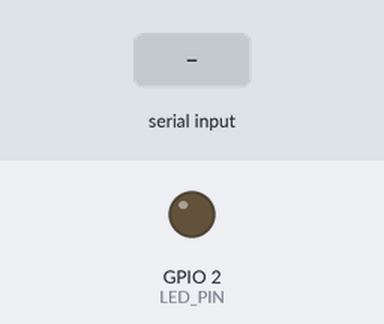
The sketch below on a simulated ESP32. Shown: output pins drawn as LEDs (lit = HIGH). Dashed ring = blinking. Inputs (shaded band) come from the test bench. Nothing arrives over Bluetooth unless stated; what the sketch prints to the serial monitor is not drawn.

Above: at 2.2 s.
2.3 s: "blink\n" received over the second serial link
At 2.4 s:
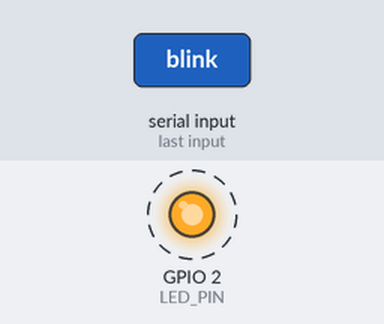
6.8 s: "on\n" received over the second serial link
At 7.6 s:
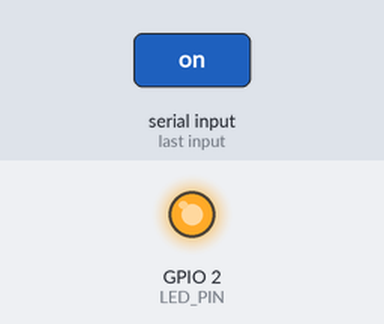
Timing chart, 0 to 9.8 s (numbered marks = the images above; inputs shaded):
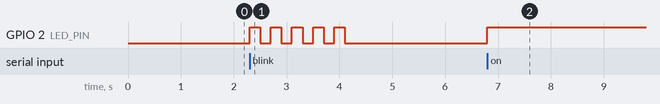

Measured:
- after the input at 2.3 s, GPIO 2 (LED_PIN): alternates HIGH for 0.20 s and LOW for 0.20 s, 10 changes in all, then stays LOW, starting at once
- after the input at 6.8 s, GPIO 2 (LED_PIN): LOW → HIGH at once

The sketch:

08_Bluetooth_Serial.ino
```cpp
/*
 * ESP32 教程系列 08：蓝牙串口 - 用手机 APP 控制 LED
 *
 * 学习目标：
 * 1. 理解什么是蓝牙、经典蓝牙、BLE（低功耗蓝牙）和 SPP
 * 2. 学会使用 BluetoothSerial.h 建立经典蓝牙串口
 * 3. 学会通过手机蓝牙串口 APP 向 ESP32 发送命令
 * 4. 学会在 ESP32 里解析字符串命令并执行对应动作
 *
 * 前置知识：
 * - 已完成教程 06《Wi-Fi 连接》，了解 ESP32 的无线外设
 * - 已完成教程 05《串口通信》，熟悉 Serial.readStringUntil() 和字符串基本操作
 *
 * 硬件连接：
 * - ESP32 GPIO2  →  LED 正极（长脚）
 * - LED 负极（短脚） →  330Ω 电阻  →  GND
 * - 本示例主要依靠蓝牙通信，不需要连接手机数据线
 *
 * 使用步骤：
 * 1. 把程序上传到 ESP32，打开串口监视器（波特率 115200）。
 * 2. 在手机上安装蓝牙串口 APP：
 *    - Android：Serial Bluetooth Terminal、蓝牙串口助手、BlueTerm 等
 *    - iOS：由于苹果限制，经典蓝牙 SPP 不被支持，建议使用 BLE 方案
 * 3. 打开手机蓝牙，搜索并连接名为“ESP32_LED”的设备。
 * 4. 在 APP 中发送 on、off 或 blink 命令。
 * 5. ESP32 会通过蓝牙返回执行结果，同时串口监视器也会打印调试信息。
 *
 * 关键概念解释：
 * - 蓝牙（Bluetooth）：一种短距离无线通信技术，工作频段主要是 2.4GHz。
 *   常用于手机、耳机、键盘、音箱等设备之间的数据传输。
 * - 经典蓝牙（Classic Bluetooth，又称 BR/EDR）：传输速率较快，适合持续传输
 *   音频、文件等较大量数据，功耗相对较高。ESP32 支持经典蓝牙。
 * - BLE（Bluetooth Low Energy，低功耗蓝牙）：专为低功耗设计，传输速率较慢，
 *   但省电，适合传感器、手环等电池供电设备。ESP32 也支持 BLE。
 * - SPP（Serial Port Profile，串口配置文件）：经典蓝牙里的一种协议，
 *   作用是把蓝牙虚拟成一个“无线串口”。手机和 ESP32 之间可以像用 USB 串口一样
 *   收发文本数据，对初学者最友好。
 * - 蓝牙设备名称（Device Name）：手机搜索蓝牙时看到的名字，比如本示例的
 *   "ESP32_LED"。这个名字可以自定义，方便识别。
 * - 配对（Pairing）：手机和蓝牙设备之间建立信任关系的过程，通常需要确认 PIN 码。
 *   配对一次后，下次会自动连接。
 * - RSSI（Received Signal Strength Indicator）：蓝牙信号强度，和 Wi-Fi 的 RSSI
 *   含义类似，越接近 0 表示信号越好。
 * - 射频（Radio Frequency，RF）：无线信号的发射和接收部分。ESP32 的 Wi-Fi 和
 *   蓝牙共用同一个 2.4GHz 射频硬件，因此可以同时开启，但可能会互相影响性能。
 *
 * 为什么用经典蓝牙而不是 BLE？
 * 经典蓝牙 SPP 对新手最友好：手机 APP 直接把蓝牙当串口用，发送字符串、
 * 接收字符串，和 Serial 的用法几乎一样。BLE 更省电，但涉及服务（Service）、
 * 特征值（Characteristic）、GATT 等概念，学习曲线更陡，后续扩展教程会涉及。
 */

// 引入经典蓝牙串口库。这个库是 ESP32 Arduino 3.x 自带的，
// 封装了蓝牙协议栈的复杂细节，让我们可以像操作 Serial 一样收发数据。
#include "BluetoothSerial.h"

// 创建蓝牙串口对象，名字可以自取，这里叫 SerialBT。
// 之后我们用 SerialBT.begin() 初始化它，用 SerialBT.available()、
// SerialBT.readStringUntil() 等方法收发数据。
BluetoothSerial SerialBT;

// 蓝牙设备名称。手机搜索蓝牙时会看到这个名称。
// 建议取一个有意义且唯一的名字，避免和周围其他 ESP32 混淆。
#define BT_DEVICE_NAME "ESP32_LED"

// LED 引脚。GPIO2 是大多数 ESP32 开发板板载 LED 所在的引脚。
#define LED_PIN 2

void setup() {
  // 普通串口用于调试信息输出到电脑，波特率 115200。
  // 注意：蓝牙串口和 USB 串口是两个独立的东西，不要混淆。
  Serial.begin(115200);
  delay(1000);
  Serial.println("================================");
  Serial.println("ESP32 教程 08：蓝牙串口控制 LED");
  Serial.println("================================");

  // 初始化 LED 引脚为输出模式，并默认熄灭。
  pinMode(LED_PIN, OUTPUT);
  digitalWrite(LED_PIN, LOW);

  // 启动蓝牙串口，并设置设备名称。
  // SerialBT.begin(name) 返回 bool：true 表示启动成功，false 表示失败。
  // 失败可能的原因：ESP32 蓝牙初始化异常、名称太长、内存不足等。
  if (!SerialBT.begin(BT_DEVICE_NAME)) {
    Serial.println("蓝牙启动失败！");
  } else {
    Serial.print("蓝牙已启动，设备名称：");
    Serial.println(BT_DEVICE_NAME);
    Serial.println("请用手机蓝牙串口 APP 连接此设备");
  }

  // 在串口和蓝牙同时打印可用命令提示，方便用户知道怎么操作。
  Serial.println("发送 'on' 开灯，'off' 关灯，'blink' 闪烁");
  SerialBT.println("发送 'on' 开灯，'off' 关灯，'blink' 闪烁");
}

void loop() {
  // SerialBT.available() 检查蓝牙串口接收缓冲区里有没有数据。
  // 返回大于 0 表示收到了数据，可以读取。
  // 为什么要先检查？因为如果没有数据就读取，会读到空字符串或乱码。
  if (SerialBT.available()) {
    // readStringUntil('\n') 会一直读取字符，直到遇到换行符 \n 为止。
    // 手机 APP 通常会在发送内容末尾自动加上换行，这样一条命令就是一行。
    String command = SerialBT.readStringUntil('\n');

    // trim() 去掉字符串开头和结尾的空白字符，包括空格、回车、换行。
    // 不同 APP 发送的换行符可能不同，trim 可以防止这些隐藏字符影响命令判断。
    command.trim();

    // toLowerCase() 把命令全部转成小写，这样用户输入 ON、On、on 都会被识别。
    // 对新手来说，大小写不敏感更友好。
    command.toLowerCase();

    // 把收到的命令同时打印到 USB 串口，方便在电脑上调试。
    // 这是嵌入式开发常用的技巧：保留一个“调试串口”观察程序运行状态。
    Serial.print("蓝牙收到：");
    Serial.println(command);

    // 根据命令执行对应动作。
    if (command == "on") {
      digitalWrite(LED_PIN, HIGH);
      Serial.println("LED 已点亮");
      SerialBT.println("LED 已点亮");
    }
    else if (command == "off") {
      digitalWrite(LED_PIN, LOW);
      Serial.println("LED 已熄灭");
      SerialBT.println("LED 已熄灭");
    }
    else if (command == "blink") {
      Serial.println("开始闪烁 5 次");
      SerialBT.println("开始闪烁 5 次");
      // for 循环让 LED 闪烁 5 次。注意闪烁期间 loop() 被 delay 阻塞，
      // 所以在闪烁过程中不会响应新的蓝牙命令。如果希望实时响应，
      // 需要用非阻塞方式实现（参考教程 10 的定时器思想）。
      for (int i = 0; i < 5; i++) {
        digitalWrite(LED_PIN, HIGH);
        delay(200);
        digitalWrite(LED_PIN, LOW);
        delay(200);
      }
      Serial.println("闪烁完成");
      SerialBT.println("闪烁完成");
    }
    else if (command.length() > 0) {
      // command.length() > 0 过滤空命令。有些 APP 会发送空行，
      // 如果不判断就直接回复“未知命令”，体验不好。
      Serial.print("未知命令：");
      Serial.println(command);
      SerialBT.print("未知命令：");
      SerialBT.println(command);
    }
  }

  // 也可以把 USB 串口的数据转发到蓝牙串口。
  // 这样电脑和手机可以双向通信：电脑 Serial 里输入的内容会出现在手机上，
  // 手机发来的内容也会显示在电脑 Serial 里。
  if (Serial.available()) {
    String msg = Serial.readStringUntil('\n');
    SerialBT.print("来自电脑：");
    SerialBT.println(msg);
  }
}

/*
 * 故障排查：
 * 1. 手机搜索不到“ESP32_LED”：
 *    - 确认 ESP32 已经上电，串口监视器有“蓝牙已启动”输出。
 *    - 确认手机蓝牙已经打开，并且允许发现新设备。
 *    - 某些 Android 版本需要授予 APP 定位权限才能扫描蓝牙设备。
 * 2. 连接上但发送命令没有反应：
 *    - 检查 APP 是否连接的是 SPP 串口服务，而不是 BLE 服务。
 *    - 观察串口监视器是否有“蓝牙收到：xxx”输出，确认数据是否到达。
 *    - 确认命令末尾是否发送了换行符。如果没有换行，readStringUntil('\n')
 *      会一直等待，导致命令不执行。
 * 3. iPhone 无法连接：
 *    - 经典蓝牙 SPP 不被 iOS 支持，需要使用 BLE 方案。
 * 4. 蓝牙和 Wi-Fi 同时使用时不稳定：
 *    - ESP32 的蓝牙和 Wi-Fi 共用射频，同时高强度使用可能互相干扰。
 *    - 如果只需要其中一种，可以只开启一种以节省资源。
 *
 * 扩展练习：
 * 1. 发送 "duty 128" 命令，用空格分割命令和参数，控制 PWM 亮度。
 *    提示：用 command.indexOf(' ') 找到空格位置，再分别取出命令和数字。
 * 2. 添加蓝牙配对密码：SerialBT.setPin("1234")，提高安全性。
 * 3. 改用 BLE（低功耗蓝牙）实现，让 iOS 设备也能连接。
 * 4. 增加一条 "status" 命令，让 ESP32 返回当前 LED 状态。
 */
```
